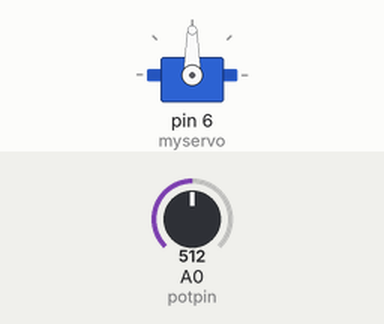
Simulated run of this sketch. Board: Arduino Uno, built with avr-gcc and run on an emulated ATmega328P. Parts: servo. The test bench sets the inputs (shaded band); at power-on: A0 (potpin) = 512.

Above: at 1.2 s.
1.3 s: A0 (potpin) set to 716
At 2.0 s:
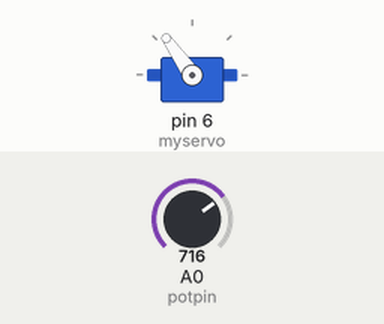
2.8 s: A0 (potpin) set to 900
At 3.1 s:
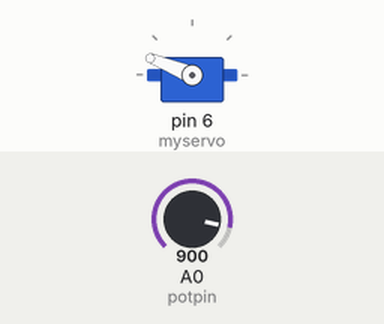
4.3 s: A0 (potpin) set to 1023
At 5.3 s:
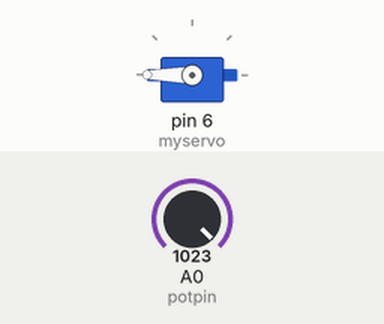
5.8 s: A0 (potpin) set to 306
At 6.3 s:
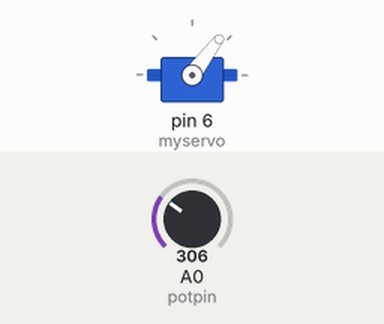
7.3 s: A0 (potpin) set to 122
At 8.5 s:
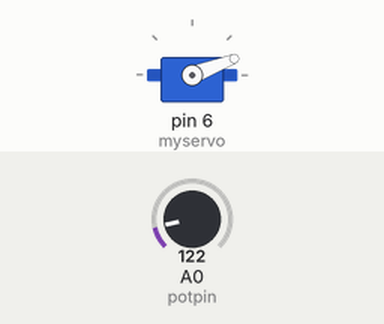
Timing chart, 0 to 9.8 s (numbered marks = the images above; inputs shaded):
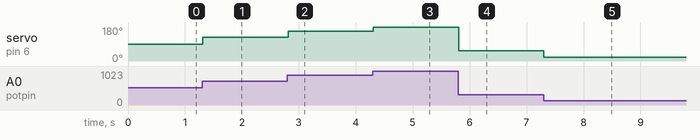

Measured:
- after the input at 1.3 s, servo on pin 6 (myservo): 90° → 125° at once
- after the input at 2.8 s, servo on pin 6 (myservo): 125° → 158° at once
- after the input at 4.3 s, servo on pin 6 (myservo): 158° → 180° at once
- after the input at 5.8 s, servo on pin 6 (myservo): 180° → 53° at once
- after the input at 7.3 s, servo on pin 6 (myservo): 53° → 21° at once

The sketch:

servo.ino
```cpp
/*
Kontrol posisi servo dengan potensiometer (variable resistor)
*/

#include <Servo.h>
   // buat objek servo untuk mengontrol servo
   Servo myservo;
   // pin analog yang dihubungkan dengan potensiometer
   int potpin = 0;
   // variabel untuk membaca nilai dari pin analog
   int val;

void setup() {
   // objek servo terkoneksi pada pin PWM 6
   myservo.attach(6);
}

void loop() {
   // membaca nilai dari potensiometer (nilai di antara 0 dan 1023)
   val = analogRead(potpin);
   // diskalakan untuk diaplikasikan pada servo (nilai skala antara 0 dan 180)
   val = map(val, 0, 1023, 0, 180);
   // servo diset berdasarkan nilai skala
   myservo.write(val);
   delay(20);
}
```
